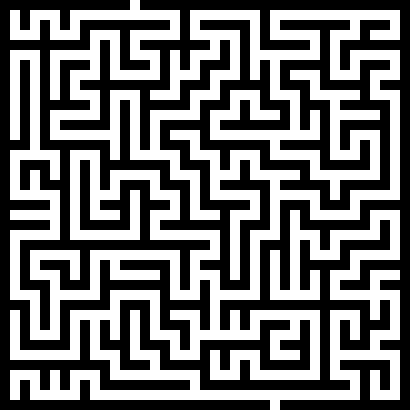

This figure's Python source:
from PIL import Image
import numpy as np
import time
import random
from collections import deque


def dig(r, c):
    pixels[r, c] = 255


maze_width = int(input("Enter a number height for the Width: "))
maze_height = int(input("Enter a number height for the maze: "))
input("Give the start num position for the maze: ")
input("Give the start position for the maze: ")
input("Give the end num position for the maze: ")
input("Give the end position for the maze: ")


width = maze_width * 2 + 1
height = maze_height * 2 + 1

pixels = np.zeros((height, width), dtype=np.uint8)

paths = []
all_positions = maze_width * maze_height

start = time.time()

row = random.randrange(1, height-1, 2)
col = random.randrange(1, width-1, 2)

dig(row, col)
paths.append([row, col, 0])

directions = ['up', 'down', 'left', 'right']

iterations = 0
in_deadend = 0


direction_to_coords = {
    'up': {'y':-2, 'half': 1},
    'down': {'y': 2, 'half': -1},
    'left': { 'x': -2, 'half': 1},
    'right': { 'x': 2, 'half': -1}
}


visited = 1

while visited < all_positions:
    iterations += 1

    if len(directions) == 0:
        in_deadend += 1

        row, col, deadend = random.choice(paths)

        directions = ['up', 'down', 'left', 'right']

    else:
        direction = random.choice(directions)

        direction_action = direction_to_coords[direction]

        if 'y' in direction_action:
            if 0 < row + direction_action['y'] <= height - 2 and pixels[row + direction_action['y'], col] != 255:
                row += direction_action['y']
                dig(row + direction_action['half'], col)
                dig(row, col)
                directions = ['up', 'down', 'left', 'right']
                visited += 1
                paths.append([row, col, 0])
            else:
                directions.remove(direction)
        else:
            if 0 < col + direction_action['x'] <= width - 2 and pixels[row, col + direction_action['x']] != 255:
                col += direction_action['x']
                dig(row, col + direction_action['half'])
                dig(row, col)
                directions = ['up', 'down', 'left', 'right']
                visited += 1
                paths.append([row, col, 0])
            else:
                directions.remove(direction)
    def bfs(self, s, e):
        """BFS algorithm solve the maze"""
        frontier = deque()  # μέτωπο αναζήτησης
        frontier.append(s)
        visited = set()  # κορυφές που έχουν επισκεφτεί
        visited.add(s)
        prev = {s: None}  # για κάθε κορυφή, η προηγούμενη κορυφή
        while frontier:  # όσο το μέτωπο αναζήτησης δεν είναι κενό
            current_node = frontier.popleft()
            for next_node in self.adjacency_map[current_node]:
                if not next_node in visited:
                    frontier.append(next_node)
                    visited.add(next_node)
                    prev[next_node] = current_node

        path = []
        at = e
        while at != None:
            path.append(at)
            at = prev[at]

        path = path[::-1]

        if path[0] == s:
            return path
        return []


    def visualize_maze(self):
        """Visualize maze with matplotlibs cmap"""
        grid = [[1 for _ in range(3 * self._length)] for _ in range(3 * self._height)]

        for point, direction in [
            (self._entrance, self._entrance_direction),
            (self._exit, self._exit_direction),
        ]:
            point_x = ((point - 1) % self._length) * 3 + 1
            point_y = ((point - 1) // self._length) * 3 + 1

            grid[point_y][point_x] = 0
            if direction == "UP":
                grid[point_y - 1][point_x] = 0
            elif direction == "RIGHT":
                grid[point_y][point_x + 1] = 0
            elif direction == "DOWN":
                grid[point_y + 1][point_x] = 0
            elif direction == "LEFT":
                grid[point_y][point_x - 1] = 0

        for e1, e2 in self._adjacency_list:
            if e1 > e2:
                e1, e2 = e2, e1

            point_x = ((e2 - 1) % self._length) * 3 + 1
            point_y = ((e2 - 1) // self._length) * 3 + 1
            grid[point_y][point_x] = 0

            point_x = ((e1 - 1) % self._length) * 3 + 1
            point_y = ((e1 - 1) // self._length) * 3 + 1
            grid[point_y][point_x] = 0

            if (e1 - 1) // self._length == (e2 - 1) // self._length:
                grid[point_y][point_x + 1] = 0
                grid[point_y][point_x + 2] = 0
            else:
                grid[point_y + 1][point_x] = 0
                grid[point_y + 2][point_x] = 0


print('iterations: ', iterations)
print('been in deadend: ', in_deadend )

pixels[0, random.randrange(1, width-1, 2)] = 255
pixels[height-1, random.randrange(1, width-1, 2)] = 255

print("\ncreated in %.30f" % (time.time() - start))

size = int(width * 10), int(height * 10)

img = Image.fromarray(pixels)
img = img.resize(size, Image.NEAREST)
img.save('maze.png')
img.show()
